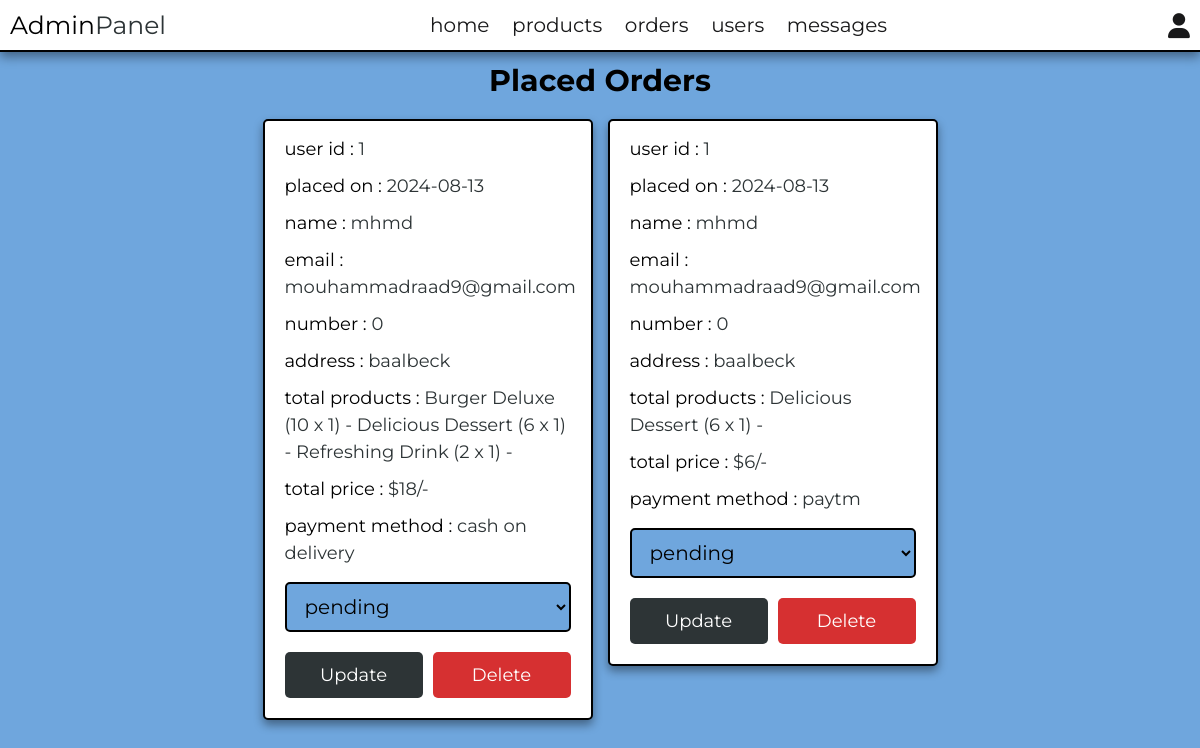
The page /admin/placed_orders.php (signed in) on the database its author committed.
### tables this page shows
CREATE TABLE `orders` (
  `id` int(100) NOT NULL,
  `user_id` int(100) NOT NULL,
  `name` varchar(20) NOT NULL,
  `number` varchar(10) NOT NULL,
  `email` varchar(50) NOT NULL,
  `method` varchar(50) NOT NULL,
  `address` varchar(500) NOT NULL,
  `total_products` varchar(1000) NOT NULL,
  `total_price` int(100) NOT NULL,
  `placed_on` date NOT NULL DEFAULT current_timestamp(),
  `payment_status` varchar(20) NOT NULL DEFAULT 'pending'
);

### admin/placed_orders.php (the view, shortened to what this page needs)
<?php
include '../components/connect.php';
?>
<!DOCTYPE html>
<html lang="en">
<head>
   <link rel="stylesheet" href="https://cdnjs.cloudflare.com/ajax/libs/font-awesome/6.1.1/css/all.min.css">
   <link rel="stylesheet" href="../css/admin_style.css">
</head>
<body>
<?php include '../components/admin_header.php' ?>
<section class="placed-orders">
   <h1 class="heading">placed orders</h1>
   <div class="box-container">
   <?php
      $select_orders = $conn->prepare("SELECT * FROM `orders`");
      $select_orders->execute();
      if($select_orders->rowCount() > 0){
         while($fetch_orders = $select_orders->fetch(PDO::FETCH_ASSOC)){
   ?>
   <div class="box">
      <p> user id : <span><?= $fetch_orders['user_id']; ?></span> </p>
      <p> placed on : <span><?= $fetch_orders['placed_on']; ?></span> </p>
      <p> name : <span><?= $fetch_orders['name']; ?></span> </p>
      <p> email : <span><?= $fetch_orders['email']; ?></span> </p>
      <p> number : <span><?= $fetch_orders['number']; ?></span> </p>
      <p> address : <span><?= $fetch_orders['address']; ?></span> </p>
      <p> total products : <span><?= $fetch_orders['total_products']; ?></span> </p>
      <p> total price : <span>$<?= $fetch_orders['total_price']; ?>/-</span> </p>
      <p> payment method : <span><?= $fetch_orders['method']; ?></span> </p>
      <form action="" method="POST">
         <select name="payment_status" class="drop-down">
            <option value="" selected disabled><?= $fetch_orders['payment_status']; ?></option>
         </select>
         <div class="flex-btn">
            <input type="submit" value="update" class="btn" name="update_payment">
            <a href="placed_orders.php?delete=<?= $fetch_orders['id']; ?>" class="delete-btn" onclick="return confirm('delete this order?');">delete</a>
         </div>
      </form>
   </div>
   <?php
      }
   }else{
      echo '<p class="empty">no orders placed yet!</p>';
   }
   ?>
   </div>
</section>
</body>
</html>

### css/admin_style.css (style rules this page uses)
:root { --main-color: #2d3436; --red: #d63031; --orange: #fdcb6e; --black: #000000; --white: #ffffff; --light-bg: #6fa6dd; --light-color: #19191a; --border: .2rem solid var(--black); --box-shadow: 0 .5rem 1rem rgba(0, 0, 0, .4); }
* { font-family: 'Montserrat', sans-serif; margin:0; padding:0; box-sizing: border-box; text-decoration: none; outline: none; border:none; }
html { font-size: 62.5%; overflow-x: hidden; }
body { background-color: var(--light-bg); }
section { max-width: 1300px; margin:0 auto; padding:1rem; }
.btn, .delete-btn, .option-btn { display: block; margin-top: 1rem; border-radius: .5rem; cursor: pointer; width: 100%; font-size: 1.8rem; color:var(--white); padding:1.2rem 3rem; text-transform: capitalize; text-align: center; }
.btn { background-color: var(--main-color); }
.delete-btn { background-color: var(--red); }
.flex-btn { display: flex; gap:1rem; }
.heading { text-align: center; margin-bottom: 2rem; text-transform: capitalize; color:var(--black); font-size: 3rem; }
.placed-orders .box-container { display: grid; grid-template-columns: repeat(auto-fit, 33rem); gap:1.5rem; justify-content: center; align-items: flex-start; }
.placed-orders .box-container .box { background-color: var(--white); border-radius: .5rem; box-shadow: var(--box-shadow); border:var(--border); padding:2rem; padding-top: 1rem; }
.placed-orders .box-container .box p { padding: .5rem 0; line-height: 1.5; font-size: 1.8rem; color:var(--black); }
.placed-orders .box-container .box p span { color:var(--main-color); }
.placed-orders .box-container .box .drop-down { width: 100%; margin:1rem 0; background-color: var(--light-bg); padding:1rem 1.4rem; font-size: 2rem; color:var(--black); border:var(--border); border-radius: .5rem; }

### rows shown on the page
orders: user "1", placed_on "2024-08-13", name "mhmd", email "mouhammadraad9@gmail.com", number "0", address "baalbeck", total_products "Burger Deluxe (10 x 1) - Delicious Dessert (6 x 1) - Refreshing Drink (2 x 1) -", total_price "18", method "cash on delivery", payment_status "pending"
orders: user "1", placed_on "2024-08-13", name "mhmd", email "mouhammadraad9@gmail.com", number "0", address "baalbeck", total_products "Delicious Dessert (6 x 1) -", total_price "6", method "paytm", payment_status "pending"
